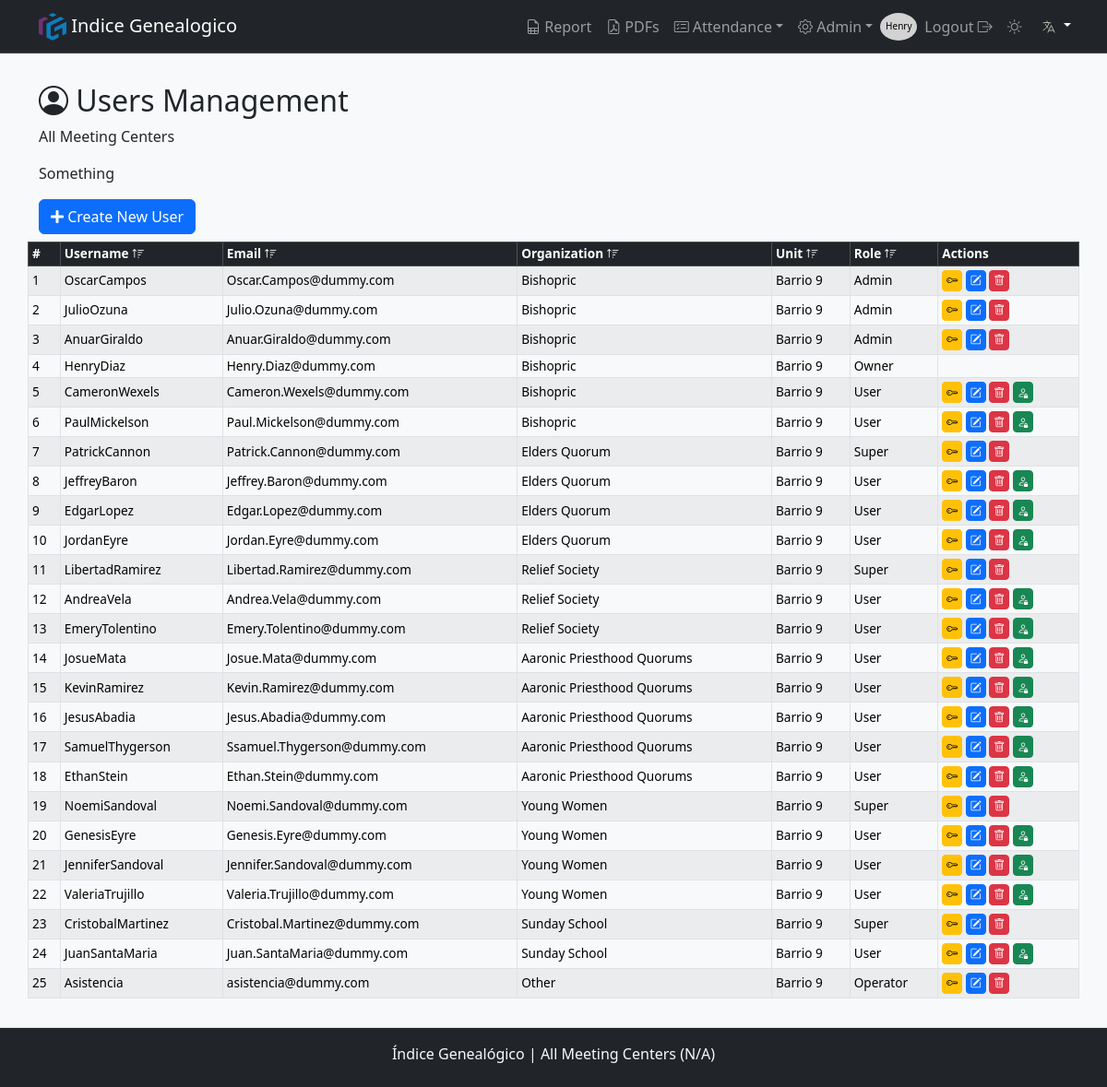
Page /users/ (signed in) on the committed database.
### app/models/users_model.py (models this page shows, shortened)
class User(db.Model, UserMixin):
    __tablename__ = 'users'
    id                = db.Column(db.Integer, primary_key=True)
    username          = db.Column(db.String(80), nullable=False, unique=True)
    email             = db.Column(db.String(120), unique=True)
    name              = db.Column(db.String(20), nullable=False)
    lastname          = db.Column(db.String(20), nullable=False)
    password_hash     = db.Column(db.String(128), nullable=False)
    role              = db.Column(db.String(10), nullable=False, default='User')  # Puede ser 'Owner', 'Admin', 'User'
    is_active         = db.Column(db.Boolean, default=True)
    meeting_center_id = db.Column(db.Integer, db.ForeignKey('meeting_center.id'), nullable=False)  # Clave foránea
    organization_id   = db.Column(db.Integer, db.ForeignKey('organization.id'), nullable=False)  # Clave foránea

### app/models/organizations_model.py (models this page shows, shortened)
class Organization(db.Model):
    __tablename__ = 'organization'
    id    = db.Column(db.Integer, primary_key=True)
    name  = db.Column(db.String(50), unique=True, nullable=False)
    users = db.relationship('User', backref=db.backref('organization', lazy=True), cascade="all, delete-orphan")
    def delete(self):
        if self.users:
            raise ValueError(_('Cannot delete a church unit with registered attendance.'))
        db.session.delete(self)

### app/models/meeting_centers_model.py (models this page shows, shortened)
class MeetingCenter(db.Model):
    __tablename__ = 'meeting_center'
    id                 = db.Column(db.Integer, primary_key=True)
    unit_number        = db.Column(db.Integer, unique=True, nullable=False)
    name               = db.Column(db.String(50), nullable=False)
    short_name         = db.Column(db.String(20), nullable=False)
    city               = db.Column(db.String(50), nullable=True)
    start_time         = db.Column(db.Time, nullable=True)
    end_time           = db.Column(db.Time, nullable=True)
    is_restricted      = db.Column(db.Boolean, default=False)
    grace_period_hours = db.Column(db.Integer, nullable=True, default=0)
    attendances        = db.relationship('Attendance', backref=db.backref('meeting_center', lazy=True), cascade="all, delete-orphan")
    users              = db.relationship('User',       backref=db.backref('meeting_center', lazy=True), cascade="all, delete-orphan")
    classes            = db.relationship('Classes',    backref=db.backref('meeting_center', lazy=True), cascade="all, delete-orphan")
    def delete(self):
        if self.attendances:
            raise ValueError(_('Cannot delete a church unit with registered attendance.'))
        db.session.delete(self)

### app/routes/users_route.py (the view, shortened to what this page needs)
@bp_users.route('/')
@role_required('Admin', 'Super', 'Owner')
def users():
    role              = session.get('role')
    meeting_center_id = get_meeting_center_id()
    organization_id   = session.get('organization_id')  # Agregamos la organización del usuario actual
    admin_count       = User.query.filter_by(role='Admin').count()
    print(f"Users Meeting Center ID: {meeting_center_id}")  # Debugging output
    query = db.session.query(
        User.id,
        User.username,
        User.email,
        User.role,
        MeetingCenter.short_name.label('meeting_short_name'),
        Organization.name.label('organization_name')
    ).join(MeetingCenter, User.meeting_center_id == MeetingCenter.id) \
     .join(Organization, User.organization_id == Organization.id)
    if role == 'Owner': # El Owner ve todos si el meeting_center_id es 'all'
        if meeting_center_id != 'all':
            query = query.filter(User.meeting_center_id == meeting_center_id)
        query = query.filter((User.role != 'Owner') | (User.username == session.get('username')))
    elif role == 'Super': # Super ve solo usuarios de su organización
        query = query.filter(User.organization_id == organization_id).filter((User.role != 'Owner') | (User.username == session.get('username')))
    elif role == 'Admin': # Admin ve solo usuarios de su propio Meeting Center, excluyendo Owners
        query = query.filter(User.meeting_center_id == meeting_center_id).filter(User.role != 'Owner')
    users = query.order_by(asc(User.meeting_center_id), asc(User.organization_id), asc(User.role)).all()
    return render_template('users/list.html', users=users, admin_count=admin_count)

### app/__init__.py (called while the page is built)
def get_locale():
    lang = request.args.get('lang')
    if lang and lang in Config.LANGUAGES:
        session['lang'] = lang
        return lang
    if 'lang' in session and session['lang'] in Config.LANGUAGES:
        return session['lang']
    return request.accept_languages.best_match(Config.LANGUAGES)

### app/utils.py (called while the page is built)
def role_required(*roles):
    def decorator(f):
        @wraps(f)
        def decorated_function(*args, **kwargs):
            if g.user is None:  # Si no está autenticado, lo redirigimos a login
                return redirect(url_for('auth.login', next=request.url))
            user_role = session.get('role')  # Suponiendo que el rol se almacena en la sesión
            if user_role not in roles:
                flash(_('You do not have permission to perform this action.'), 'danger')
                return redirect(url_for('auth.login'))  # O podrías redirigir a otra página
            return f(*args, **kwargs)
        return decorated_function
    return decorator

def get_meeting_center_id():
    if session.get('role') == 'Owner':
        setup = Setup.query.filter_by(key='SelectedMeetingCenterId', meeting_center_id=1).first()
        if setup:
            return setup.value  # Retorna el valor del meeting_center_id almacenado en Setup
        return 'all'  # Si no hay valor en Setup, por defecto retorna 'all'
    return session.get('meeting_center_id')  # Para otros roles, usar el valor de la sesión

### app/templates/users/list.html (shortened to what this page needs)
{% extends "layout.html" %}
{% block pageTitle %}<i class="bi bi-person-circle"></i> {{ _('Users Management') }}{% endblock %}
{% block content %}
<div class="col-xl-8">
  <p class="mb-3">
    {{ _("Something") }}
  </p>
</div>
<div><a class="btn btn-primary mb-2" href="{{ url_for('user.create_user') }}"><i class="fa fa-plus"
      aria-hidden="true"></i> {{ _('Create New User') }}</a></div>
<table class="table table-bordered table-striped table-sm mb-5 pb-5" id="userTable">
  <thead class="table-dark">
    <tr>
      <th scope="col">#</th>
      <th scope="col">{{ _('Username') }} <i class="bi bi-sort-up"></i></th>
      <th scope="col" class="d-none d-lg-table-cell">{{ _('Email') }} <i class="bi bi-sort-up"></i></th>
      <th scope="col">{{ _('Organization') }} <i class="bi bi-sort-up"></i></th>
      {% if session['role'] == 'Owner' %}
      <th scope="col" class="d-none d-md-table-cell">{{ _('Unit') }} <i class="bi bi-sort-up"></i></th>
      {% endif %}
      <th scope="col" class="d-none d-md-table-cell">{{ _('Role') }} <i class="bi bi-sort-up"></i></th>
      <th scope="col">{{ _('Actions') }}</th>
    </tr>
  </thead>
  <tbody>
    {% for user in users %}
    <tr>
      <td scope="row">{{ loop.index }}</td>
      <td>{{ _(user.username) }}</td>
      <td class="d-none d-lg-table-cell dot-1">{{ user.email }}</td>
      <td class="">{{ _(user.organization_name) }}</td>
      {% if session['role'] == 'Owner' %}
      <td class="d-none d-md-table-cell">{{ user.meeting_short_name }}</td>
      {% endif %}
      <td class="d-none d-md-table-cell">{{ _(user.role) }}</td>
      <td>
        {% if not user['role'] == 'Owner' %}
        <a type="button" href="{{ url_for('user.reset_password', id=user.id) }}" class="btn btn-warning btn-sm"
          data-toggle="tooltip" title="{{ _('Reset Password') }}">
          <i class="bi bi-key"></i>
        </a>
        <a type="button" class="btn btn-primary btn-sm" data-toggle="tooltip" title="{{ _('Edit user') }}"
          href="{{ url_for('user.update_user', id=user.id) }}">
          <i class="bi bi-pencil-square"></i>
        </a>
        {% if session['role'] == 'Owner' or (session['role'] == 'Admin' and (user.role == 'User' or user.role == 'Super'
        or user.role == 'Operator')) or user.id == session['user_id'] %}
        {% if not (user.role == 'Admin' and admin_count <= 1) %} <form id="deleteForm-user-{{ user.id }}"
          action="{{ url_for('user.delete_user', id=user.id) }}" method="post" style="display:inline;">
          <button type="button" class="btn btn-danger btn-sm" data-toggle="tooltip" title="{{ _('Delete User') }}"
            onclick="confirmDelete('user', {{ user.id }})">
            <i class="bi bi-trash"></i>
          </button>
          </form>
          {% endif %}
          {% endif %}
          {% if user.role == 'User' %}
          <form id="promoteForm-{{ user.id }}" action="{{ url_for('user.promote_to_super', id=user.id) }}" method="POST"
            style="display:inline;">
            <button type="button" class="btn btn-success btn-sm" data-toggle="tooltip"
              title="{{ _('Change to Super User') }}" onclick="confirmPromotion({{ user.id }}, '{{ user.username }}')">
              <i class="bi bi-person-lock"></i>
            </button>
          </form>
          {% endif %}
          {% endif %}
      </td>
    </tr>
    {% endfor %}
  </tbody>
</table>
{% endblock %}

### app/templates/layout.html (shortened to what this page needs)
<!DOCTYPE html>
<html lang="en">
<head>
    {% include 'partials/head.html' %}
</head>
<body class="{{ 'logged-in' if session['user_id'] else '' }}">
    <header>
        {% include 'partials/navbar.html' %}
    </header>
    <main  class="pb-5">
        <div class="container">
            <div class="row">
                <h2>{% block pageTitle %}{% endblock %}</h2>
                <p class="mb-3">{{ session['meeting_center_name'] if request.endpoint != 'admin.admin' else ''}}</p>
                {% block content %} {% endblock %}
            </div>
        </div>
    </main>
    {% if session['user_id'] %}
    <footer>
        {% include 'partials/footer.html' %}
    </footer>
    {% endif %}
</body>
</html>

### app/templates/partials/head.html (shortened to what this page needs)
<link href="https://cdn.jsdelivr.net/npm/bootstrap@5.3.3/dist/css/bootstrap.min.css" rel="stylesheet">
<link rel="stylesheet" href="https://use.fontawesome.com/releases/v5.8.2/css/all.css"/>
<link rel="stylesheet" href="{{ url_for('static', filename='/css/styles.css') }}"/>
<link rel="stylesheet" href="https://cdn.jsdelivr.net/npm/bootstrap-icons@1.11.3/font/bootstrap-icons.min.css">

### app/templates/partials/navbar.html (shortened to what this page needs)
<nav class="navbar navbar-expand-lg bg-dark border-bottom border-body sticky-top" data-bs-theme="dark">
    <div class="container">
        <a class="navbar-brand" href="#"> <img src="{{ url_for('static', filename='/img/favicon/android-chrome-512x512.png') }}" alt="Logo" width="30" height="30" class="d-inline-block align-text-top"> Indice Genealogico </a>
        <div class="collapse navbar-collapse" id="navbarNav">
            <ul class="navbar-nav">
                {% if session['user_id'] %}
                    {% if session['role'] != 'Operator'%}
                        <li class="nav-item"><a class="nav-link {{ 'active' if request.endpoint == 'attendance.attendance_report' else '' }}" href="{{ url_for('attendance.attendance_report') }}"><i class="bi bi-file-earmark-spreadsheet"></i> {{ _('Report') }}</a></li>
                        <li class="nav-item"><a class="nav-link {{ 'active' if request.endpoint == 'pdf.list_pdfs' else '' }}" href="{{ url_for('pdf.list_pdfs') }}"><i class="bi bi-file-earmark-pdf"></i>  PDFs</a></li>
                        <li class="nav-item dropdown">
                            <a class="nav-link dropdown-toggle" href="#" id="navbarDropdown" role="button" data-toggle="dropdown" aria-haspopup="true" aria-expanded="false"><i class="bi bi-card-checklist"></i> {{ _('Attendance') }}</a>
                        </li>
                        {% if session['role'] in ['Owner', 'Admin', 'Super'] %}
                            <li class="nav-item dropdown">
                                <a class="nav-link dropdown-toggle" href="#" id="navbarDropdown" role="button" data-toggle="dropdown" aria-haspopup="true" aria-expanded="false"><i class="bi bi-gear"></i> {{ 'Admin' }}</a>
                                </li>
                        {% endif %}
                    {% endif %}
                    <div class="circle">
                        <a class="nav-link" href="{{ url_for('user.profile', id=session['user_id']) }}"><p style="color: black; font-size: 10px; display:block; padding-top: 15px;">{{ session['user_name'] }}</p></a>
                    </div>
                    <li class="nav-item"><a class="nav-link" href="{{ url_for('auth.logout') }}"></i>{{ _('Logout') }}  <i class="bi bi-box-arrow-right"></i></a></i></li>
                {% else %}
                    {% if request.endpoint != 'auth.login' %}
                        <li class="nav-item"><a class="nav-link" href="{{ url_for('auth.login') }}"><i class="bi bi-box-arrow-in-right"></i> {{ _('Login') }}</a></li>
                    {% endif %}
                {% endif %}
                <li class="nav-item"><a class="nav-link"  id="themeSwitcher" href=""></a></li>
                <div class="dropdown">
                    <button class="btn btn-dark dropdown-toggle" type="button" id="languageDropdown" data-bs-toggle="dropdown" aria-expanded="false">
                        <img class="langSelector"src="{{ url_for('static', filename='img/flags/lang.svg') }}" alt="{{ get_locale() }}" class="flag-icon">
                    </button>
                </div>
            </ul>
        </div>
    </div>
</nav>

### app/templates/partials/footer.html (shortened to what this page needs)
<footer class="footer bg-dark text-center text-lg-start fixed-bottom mt-5 border-top py-2 d-none d-sm-block">
    <div class="text-center text-light">
        <p class="text-light pt-2"> Índice Genealógico |
            <span id="meetingCenterInfo">
                {% if session['user_id'] %}
                    {{ session['meeting_center_name'] }} ({{ session['meeting_center_number']}})
                {% else %}
                    Please log in.
                {% endif %}
            </span>
        </p>
    </div>
</footer>

### app/static/css/styles.css (style rules this page uses)
body { display: flex; min-height: 100vh; flex-direction: column; }
main { flex: 1; }
.navbar-collapse { -ms-flex-positive: 0; flex-grow: 0; }
.circle { border-radius: 50%; width: 40px; height: 30px; background-color: #d2d2d2; color: black; display: flex; justify-content: center; align-items: center; margin-top: 5px; }
.dot-1 { overflow: hidden; display: -webkit-box; -webkit-box-orient: vertical; -webkit-line-clamp: 1; }
[data-bs-theme="light"] { --bs-body-bg: #f8f9fa; --bs-body-color: #212529; --bs-link-color: #0d6efd; --bs-border-color: #dee2e6; --bs-btn-bg: #e9ecef; --bs-btn-hover-bg: #d6d8db; }
[data-bs-theme="dark"] { --bs-body-bg: #121212; --bs-body-color: #e9ecef; --bs-link-color: #66b2ff; --bs-border-color: #444; }
td button[type="button"], td a[type="button"] { padding: 4px; font-size: 0.75rem; line-height: 1; }
td button[type="button"] i, td a[type="button"] i { font-size: 0.75rem; padding: 0; line-height: 1; vertical-align: middle; }
table { font-size: 0.85rem; }
table th, table td { padding: 4px 8px; line-height: 1.2; vertical-align: middle; }
table th { font-weight: 600; }
.langSelector { color: #b5b5ac; }

### rows in the picture
User: user_name "Henry", email "Henry.Diaz@dummy.com", meeting_short_name "Barrio 9"
User: email "Oscar.Campos@dummy.com", meeting_short_name "Barrio 9"
User: email "Julio.Ozuna@dummy.com", meeting_short_name "Barrio 9"
User: email "Anuar.Giraldo@dummy.com", meeting_short_name "Barrio 9"
User: email "Cameron.Wexels@dummy.com", meeting_short_name "Barrio 9"
User: email "Paul.Mickelson@dummy.com", meeting_short_name "Barrio 9"
User: email "Patrick.Cannon@dummy.com", meeting_short_name "Barrio 9"
User: email "Jeffrey.Baron@dummy.com", meeting_short_name "Barrio 9"
User: email "Edgar.Lopez@dummy.com", meeting_short_name "Barrio 9"
User: email "Jordan.Eyre@dummy.com", meeting_short_name "Barrio 9"
User: email "Libertad.Ramirez@dummy.com", meeting_short_name "Barrio 9"
User: email "Andrea.Vela@dummy.com", meeting_short_name "Barrio 9"
User: email "Emery.Tolentino@dummy.com", meeting_short_name "Barrio 9"
User: email "Josue.Mata@dummy.com", meeting_short_name "Barrio 9"
User: email "Kevin.Ramirez@dummy.com", meeting_short_name "Barrio 9"
User: email "Jesus.Abadia@dummy.com", meeting_short_name "Barrio 9"
User: email "Ssamuel.Thygerson@dummy.com", meeting_short_name "Barrio 9"
User: email "Ethan.Stein@dummy.com", meeting_short_name "Barrio 9"
User: email "Noemi.Sandoval@dummy.com", meeting_short_name "Barrio 9"
User: email "Genesis.Eyre@dummy.com", meeting_short_name "Barrio 9"
User: email "Jennifer.Sandoval@dummy.com", meeting_short_name "Barrio 9"
User: email "Valeria.Trujillo@dummy.com", meeting_short_name "Barrio 9"
User: email "Cristobal.Martinez@dummy.com", meeting_short_name "Barrio 9"
User: email "Juan.SantaMaria@dummy.com", meeting_short_name "Barrio 9"
User: email "asistencia@dummy.com", meeting_short_name "Barrio 9"

### other values in the picture
{{ 'Admin' }} "Admin"
{{ session['meeting_center_name'] }} "All Meeting Centers"
{{ session['meeting_center_number'] }} "N/A"
